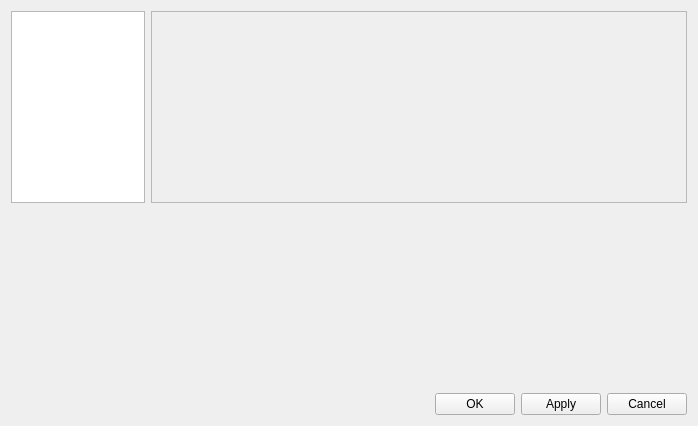
<?xml version="1.0" encoding="UTF-8"?>
<ui version="4.0">
 <class>Preferences</class>
 <widget class="QWidget" name="Preferences">
  <property name="geometry">
   <rect>
    <x>0</x>
    <y>0</y>
    <width>698</width>
    <height>426</height>
   </rect>
  </property>
  <property name="windowTitle">
   <string>Form</string>
  </property>
  <layout class="QVBoxLayout" name="verticalLayout">
   <item>
    <layout class="QHBoxLayout" name="horizontalLayout">
     <item>
      <widget class="QListWidget" name="listWidget">
       <property name="sizePolicy">
        <sizepolicy hsizetype="Expanding" vsizetype="Expanding">
         <horstretch>2</horstretch>
         <verstretch>0</verstretch>
        </sizepolicy>
       </property>
      </widget>
     </item>
     <item>
      <widget class="QScrollArea" name="scrollArea">
       <property name="sizePolicy">
        <sizepolicy hsizetype="Expanding" vsizetype="Expanding">
         <horstretch>8</horstretch>
         <verstretch>0</verstretch>
        </sizepolicy>
       </property>
       <property name="widgetResizable">
        <bool>true</bool>
       </property>
       <widget class="QWidget" name="scrollAreaWidgetContents">
        <property name="geometry">
         <rect>
          <x>0</x>
          <y>0</y>
          <width>536</width>
          <height>190</height>
         </rect>
        </property>
       </widget>
      </widget>
     </item>
    </layout>
   </item>
   <item>
    <spacer name="verticalSpacer">
     <property name="orientation">
      <enum>Qt::Vertical</enum>
     </property>
     <property name="sizeHint" stdset="0">
      <size>
       <width>20</width>
       <height>40</height>
      </size>
     </property>
    </spacer>
   </item>
   <item>
    <layout class="QHBoxLayout" name="horizontalLayout_2">
     <item>
      <spacer name="horizontalSpacer">
       <property name="orientation">
        <enum>Qt::Horizontal</enum>
       </property>
       <property name="sizeHint" stdset="0">
        <size>
         <width>40</width>
         <height>20</height>
        </size>
       </property>
      </spacer>
     </item>
     <item>
      <widget class="QPushButton" name="ok">
       <property name="text">
        <string>OK</string>
       </property>
      </widget>
     </item>
     <item>
      <widget class="QPushButton" name="apply">
       <property name="text">
        <string>Apply</string>
       </property>
      </widget>
     </item>
     <item>
      <widget class="QPushButton" name="cancel">
       <property name="text">
        <string>Cancel</string>
       </property>
      </widget>
     </item>
    </layout>
   </item>
  </layout>
 </widget>
 <resources/>
 <connections/>
</ui>
